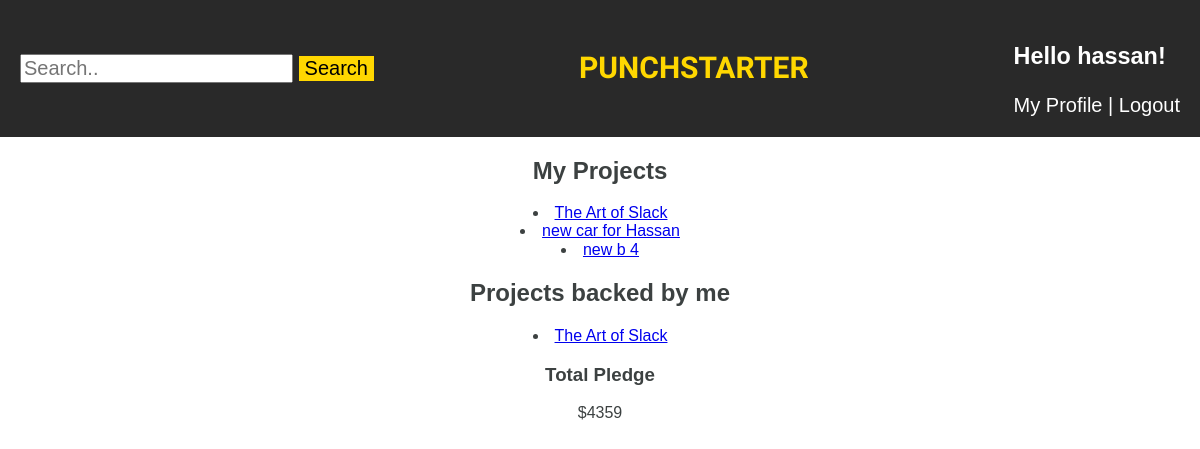
The page /myprofile/ (signed in) on the database its author committed.
### crowdfunder_project/models.py (models this page shows)
class Project(models.Model):
    title = models.CharField(max_length=255)
    description = models.TextField()
    budget = models.IntegerField()
    owner = models.ForeignKey(User,on_delete=models.CASCADE,related_name='projects')
    image = models.URLField(max_length=255, null=True)
    start_dtime = models.DateField()
    end_dtime = models.DateField(null=True)
    category = models.ForeignKey(Category, on_delete=models.SET_NULL, related_name='projects', null=True)

### crowdfunder_project/views.py (the view)
# urls.py: path('myprofile/', my_profile, name='my_profile'),
@login_required
def my_profile(request):
    user_profile = request.user
    projects_own = user_profile.projects.all()
    projects_funded = set()
    donations = user_profile.charities.all()
    for donate in donations:
        projects_funded.add(donate.reward.project)
    total_amount_pledged = 0
    charities = user_profile.charities.all()
    for charity in charities:
        total_amount_pledged += int(charity.amount)
    context = {'projects_own': projects_own, 'projects_backed': projects_funded, 'pledged_amount': total_amount_pledged}
    return render(request, 'profile_page.html', context)

### crowdfunder_project/templates/profile_page.html
{% extends 'base.html' %}
{% block content %}
{% load staticfiles %}
<link rel="stylesheet" href="{% static 'css/profile_page.css' %}">
    <main class='profile'>
        <h2>My Projects</h2>
        {% for project in projects_own %}
            <li>
            <a href="{% url 'show_project' id=project.pk %}">{{ project.title }}</a>
            </li>
        {% endfor %}
        <h2>Projects backed by me</h2>
        {% for project in projects_backed %}
            <li>
                <a href="{% url 'show_project' id=project.pk %}">{{ project.title }}</a>
            </li>
        {% endfor %}
        <h3>Total Pledge</h3>
        <p> ${{ pledged_amount }}</p>
    </main>
{% endblock %}

### crowdfunder_project/templates/base.html (shortened to what this page needs)
{% load staticfiles %}
<!DOCTYPE html>
<html lang="en">
<head>
    <link rel="stylesheet" href="https://cdnjs.cloudflare.com/ajax/libs/normalize/8.0.1/normalize.css">
    <link rel="stylesheet" href="{% static 'css/main.css' %}">
</head>
<body>
        <nav class='navtop'>
                <div class='search'>
                    <form action="{% url 'search_project' %}" method="get">
                        <label for="search_project">
                            <input type="search" placeholder="Search.." id="project" name="query" value="{{ query }}" />
                        </label>
                        <input type="submit" value="Search" />
                    </form>
                </div>
                <div class='box'>
                    <a href="{% url 'home_page' %}">
                        <h1 class="header">PUNCHSTARTER</h1>
                    </a>
                </div>
                <div class='box'>
                    {% if request.user.is_authenticated %}
                    <h3>Hello {{ request.user.username }}!</h3>
                    <a href="{% url 'my_profile' %}">My Profile</a> |
                    <a href="{% url 'logout' %}">Logout</a>
                    {% else %}
                    <ul>
                        <li><a href="{% url 'login' %}">Log in</a></li>
                        <li><a href="{% url 'signup' %}">Sign Up</a></li>
                    </ul>
                    {% endif %}
                </div>
            </nav>
    {% block content %}
    {% endblock %}
</body>
</html>

### crowdfunder_project/static/css/main.css (style rules this page uses)
*,* ::before, *::after { box-sizing: border-box; }
body { font-family: TedNext,TedNextNew,arial; font-style: normal; color: #3c4141; }
.navtop { display: flex; align-items: center; background-color: rgb(41, 41, 41); padding: 1em; font-size: 20px; justify-content: space-between; }
.search { flex-wrap: wrap; }
.navtop a { text-decoration: none; color: white; }
.header { color: white; padding: 1px 30px; font-size: 30px; font-family: 'Rock Salt', cursive; color: gold; }
.box { color: white; }
input[type=button], input[type=submit], input[type=reset] { background-color: gold; border: none; color: black; text-decoration: none; cursor: pointer; }

### crowdfunder_project/static/css/profile_page.css (style rules this page uses)
.profile { text-align: center; }

### rows shown on the page
Project: title "The Art of Slack"
Project: title "new car for Hassan"
Project: title "new b 4"

### other values the page prints
{{ request.user.username }} "hassan"
{{ pledged_amount }} "4359"
